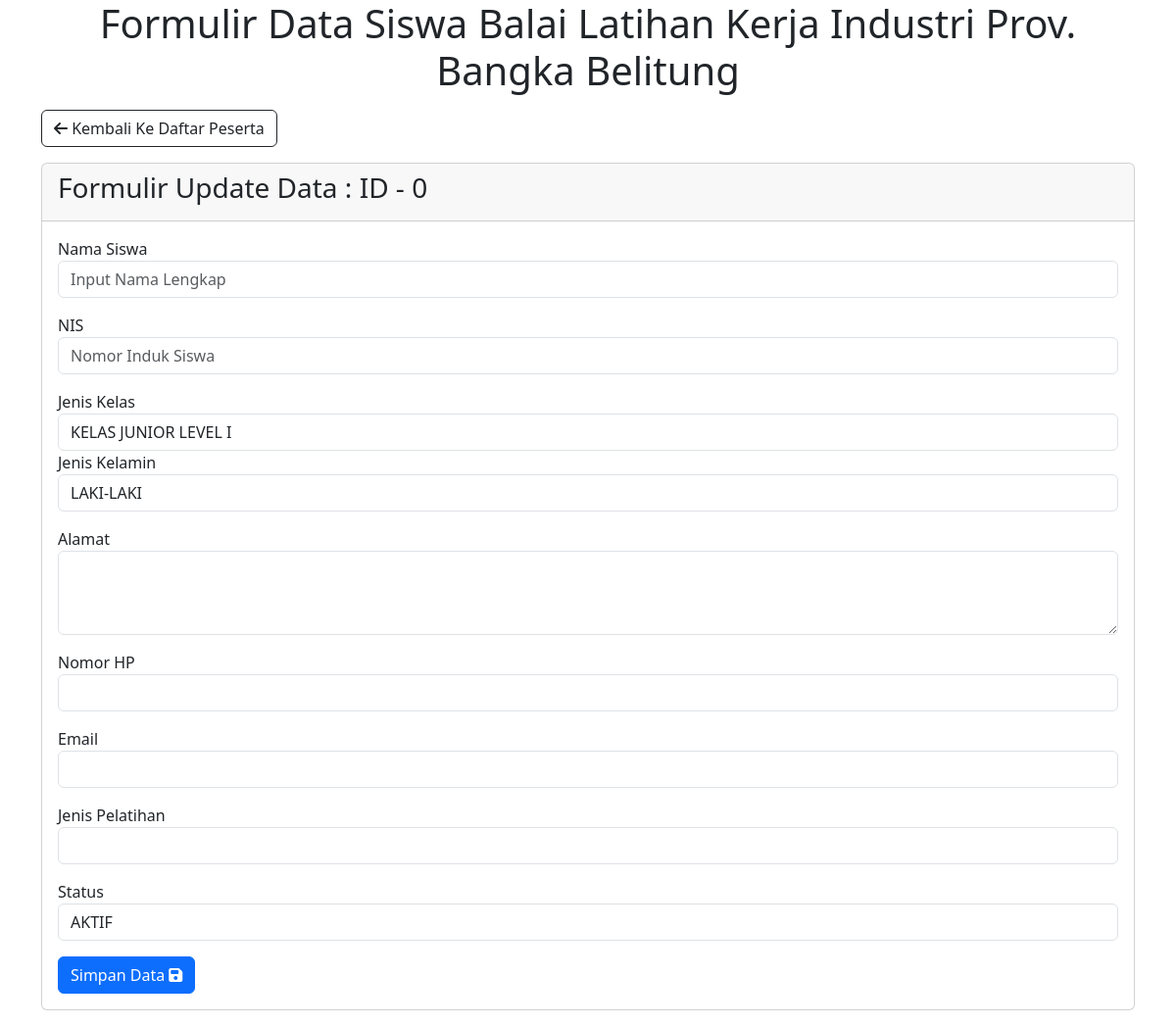
Before: /form.php?update=0 with the older database file.
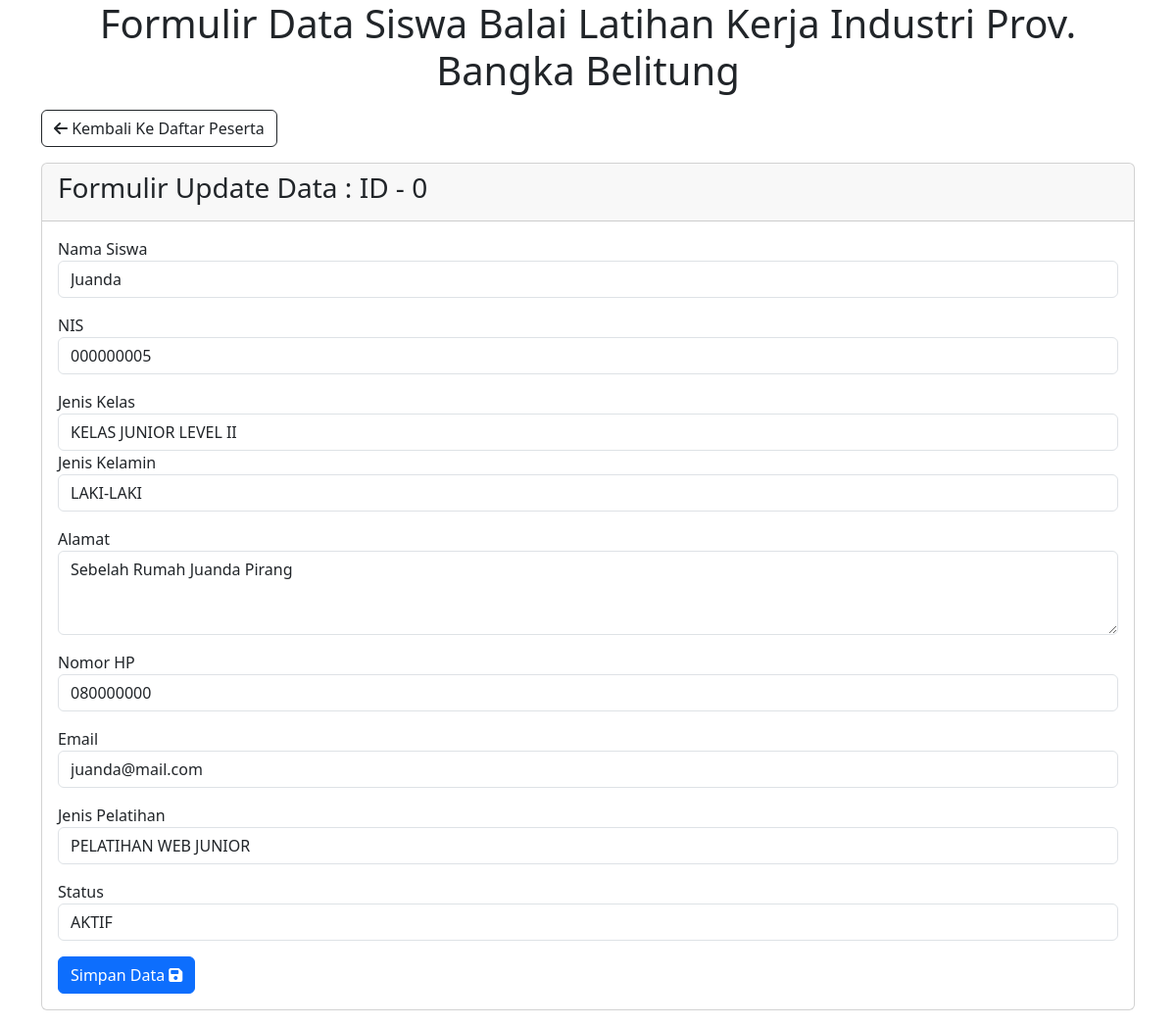
After: the same page with the newer database file.
### tables this page shows
CREATE TABLE `daftar_siswa` (
  `Id` int(11) NOT NULL,
  `NamaSiswa` varchar(50) NOT NULL,
  `NIS` varchar(10) NOT NULL DEFAULT '000000000',
  `IdKelas` int(11) NOT NULL,
  `JenisKelamin` enum('LAKI-LAKI', 'PEREMPUAN') NOT NULL,
  `Alamat` text,
  `JenisPelatihan` varchar(30) NOT NULL,
  `NomorHp` varchar(16) NOT NULL,
  `Email` varchar(50) NOT NULL,
  `Status` enum('AKTIF', 'NONAKTIF') NOT NULL
);

### form.php (the view, shortened to what the changed rows need)
<?php
$title = "Balai Latihan Kerja Industri Prov. Bangka Belitung";
$servername = "localhost";
$username = "root";
$password = "root";
$database = "blki";
$conn = mysqli_connect($servername, $username, $password, $database);
?>
<!DOCTYPE html>
<html lang="en">
<head>
    <link href="https://cdn.jsdelivr.net/npm/bootstrap@5.3.1/dist/css/bootstrap.min.css" rel="stylesheet">
    <link rel="stylesheet" href="https://cdnjs.cloudflare.com/ajax/libs/font-awesome/6.4.2/css/all.min.css" />
</head>
<body>
    <div class="container">
        <h1 class="mb-3 text-center">Formulir Data Siswa <?= $title ?></h1>
    <?php
        $NamaSiswa = "";
        $JenisKelamin = "";
        $NIS = "";
        $Alamat = "";
        $NomorHp = "";
        $Email = "";
        $JenisPelatihan = "";
        $IdKelas = "";
        $Status = "";
        if(isset($_GET['update'])){
            $id = $_GET['update'];
            $action = "?aksi=update&id=$id";
            $query = "select * from daftar_siswa where Id = $id";
            $eksekusi_kueri = mysqli_query($conn, $query);
            while ($peserta = mysqli_fetch_array($eksekusi_kueri)) {
                $NamaSiswa = $peserta['NamaSiswa'];
                $JenisKelamin = $peserta['JenisKelamin'];
                $NIS = $peserta['NIS'];
                $Alamat = $peserta['Alamat'];
                $NomorHp = $peserta['NomorHp'];
                $Email = $peserta['Email'];
                $JenisPelatihan = $peserta['JenisPelatihan'];
                $IdKelas = $peserta['IdKelas'];
                $Status = $peserta['Status'];
            }
        }else{
            $message = "Formulir Tambah Data";
            $action = "?aksi=create";
        }
    ?>
        <div class="card mt-3 mb-3">
            <div class="card-body">
                <form action="proses.php<?php echo $action ?>" method="post" >
                    <div class="form-group mb-3">
                        <label for="">Nama Siswa</label>
                        <input type="text" name="NamaSiswa" id="NamaSiswa" class="form-control" value="<?php echo $NamaSiswa; ?>" placeholder="Input Nama Lengkap">
                    </div>
                    <div class="form-group mb-3">
                        <label for="">NIS</label>
                        <input type="number" name="NIS" id="NIS" class="form-control"  value="<?php echo $NIS; ?>" placeholder="Nomor Induk Siswa">
                    </div>
                    <div class="form-group">
                        <label for="">Jenis Kelas</label>
                        <select name="IdKelas" id="IdKelas" class="form-control">
                            <option value="1" <?php echo $IdKelas== 1 ? 'selected' : '' ?>>KELAS JUNIOR LEVEL I</option>
                            <option value="2" <?php echo $IdKelas== 2 ? 'selected' : '' ?>>KELAS JUNIOR LEVEL II</option>
                        </select>
                    </div>
                    <div class="form-group mb-3">
                        <label for="">Jenis Kelamin</label>
                        <select name="JenisKelamin" id="JenisKelamin" class="form-control">
                            <option value="LAKI-LAKI"  <?php echo $JenisKelamin== 'LAKI-LAKI' ? 'selected' : '' ?>>LAKI-LAKI</option>
                        </select>
                    </div>
                    <div class="form-group mb-3">
                        <label for="">Alamat</label>
                        <textarea name="Alamat" id="Alamat" cols="30" rows="3" class="form-control" ><?php echo $Alamat; ?></textarea>
                    </div>
                    <div class="form-group mb-3">
                        <label for="">Nomor HP</label>
                        <input type="text" name="NomorHp" id="NomorHp" class="form-control" value="<?php echo $NomorHp ?>">
                    </div>
                    <div class="form-group mb-3">
                        <label for="">Email</label>
                        <input type="email" name="Email" id="Email" class="form-control" value="<?php echo $Email ?>">
                    </div>
                    <div class="form-group mb-3">
                        <label for="">Jenis Pelatihan</label>
                        <input type="text" name="JenisPelatihan" id="JenisPelatihan" class="form-control" value="<?php echo $JenisPelatihan ?>">
                    </div>
                    <div class="form-group mb-3">
                        <label for="">Status</label>
                        <select name="Status" id="Status" class="form-control">
                            <option value="AKTIF" <?php echo $Status== 'AKTIF' ? 'selected' : '' ?>>AKTIF</option>
                        </select>
                    </div>
                </form>
            </div>
        </div>
    </div>
</body>
</html>

Changed rows visible on the page:
added daftar_siswa: NamaSiswa "Juanda", NIS "000000005", IdKelas "KELAS JUNIOR LEVEL II", JenisKelamin "LAKI-LAKI", Alamat "Sebelah Rumah Juanda Pirang", NomorHp "080000000", Email "juanda@mail.com", JenisPelatihan "PELATIHAN WEB JUNIOR", Status "AKTIF"
Other visible differences:
form field IdKelas: "KELAS JUNIOR LEVEL I" → (not shown)
form field JenisKelamin: "LAKI-LAKI" → (not shown)
form field Status: "AKTIF" → (not shown)
